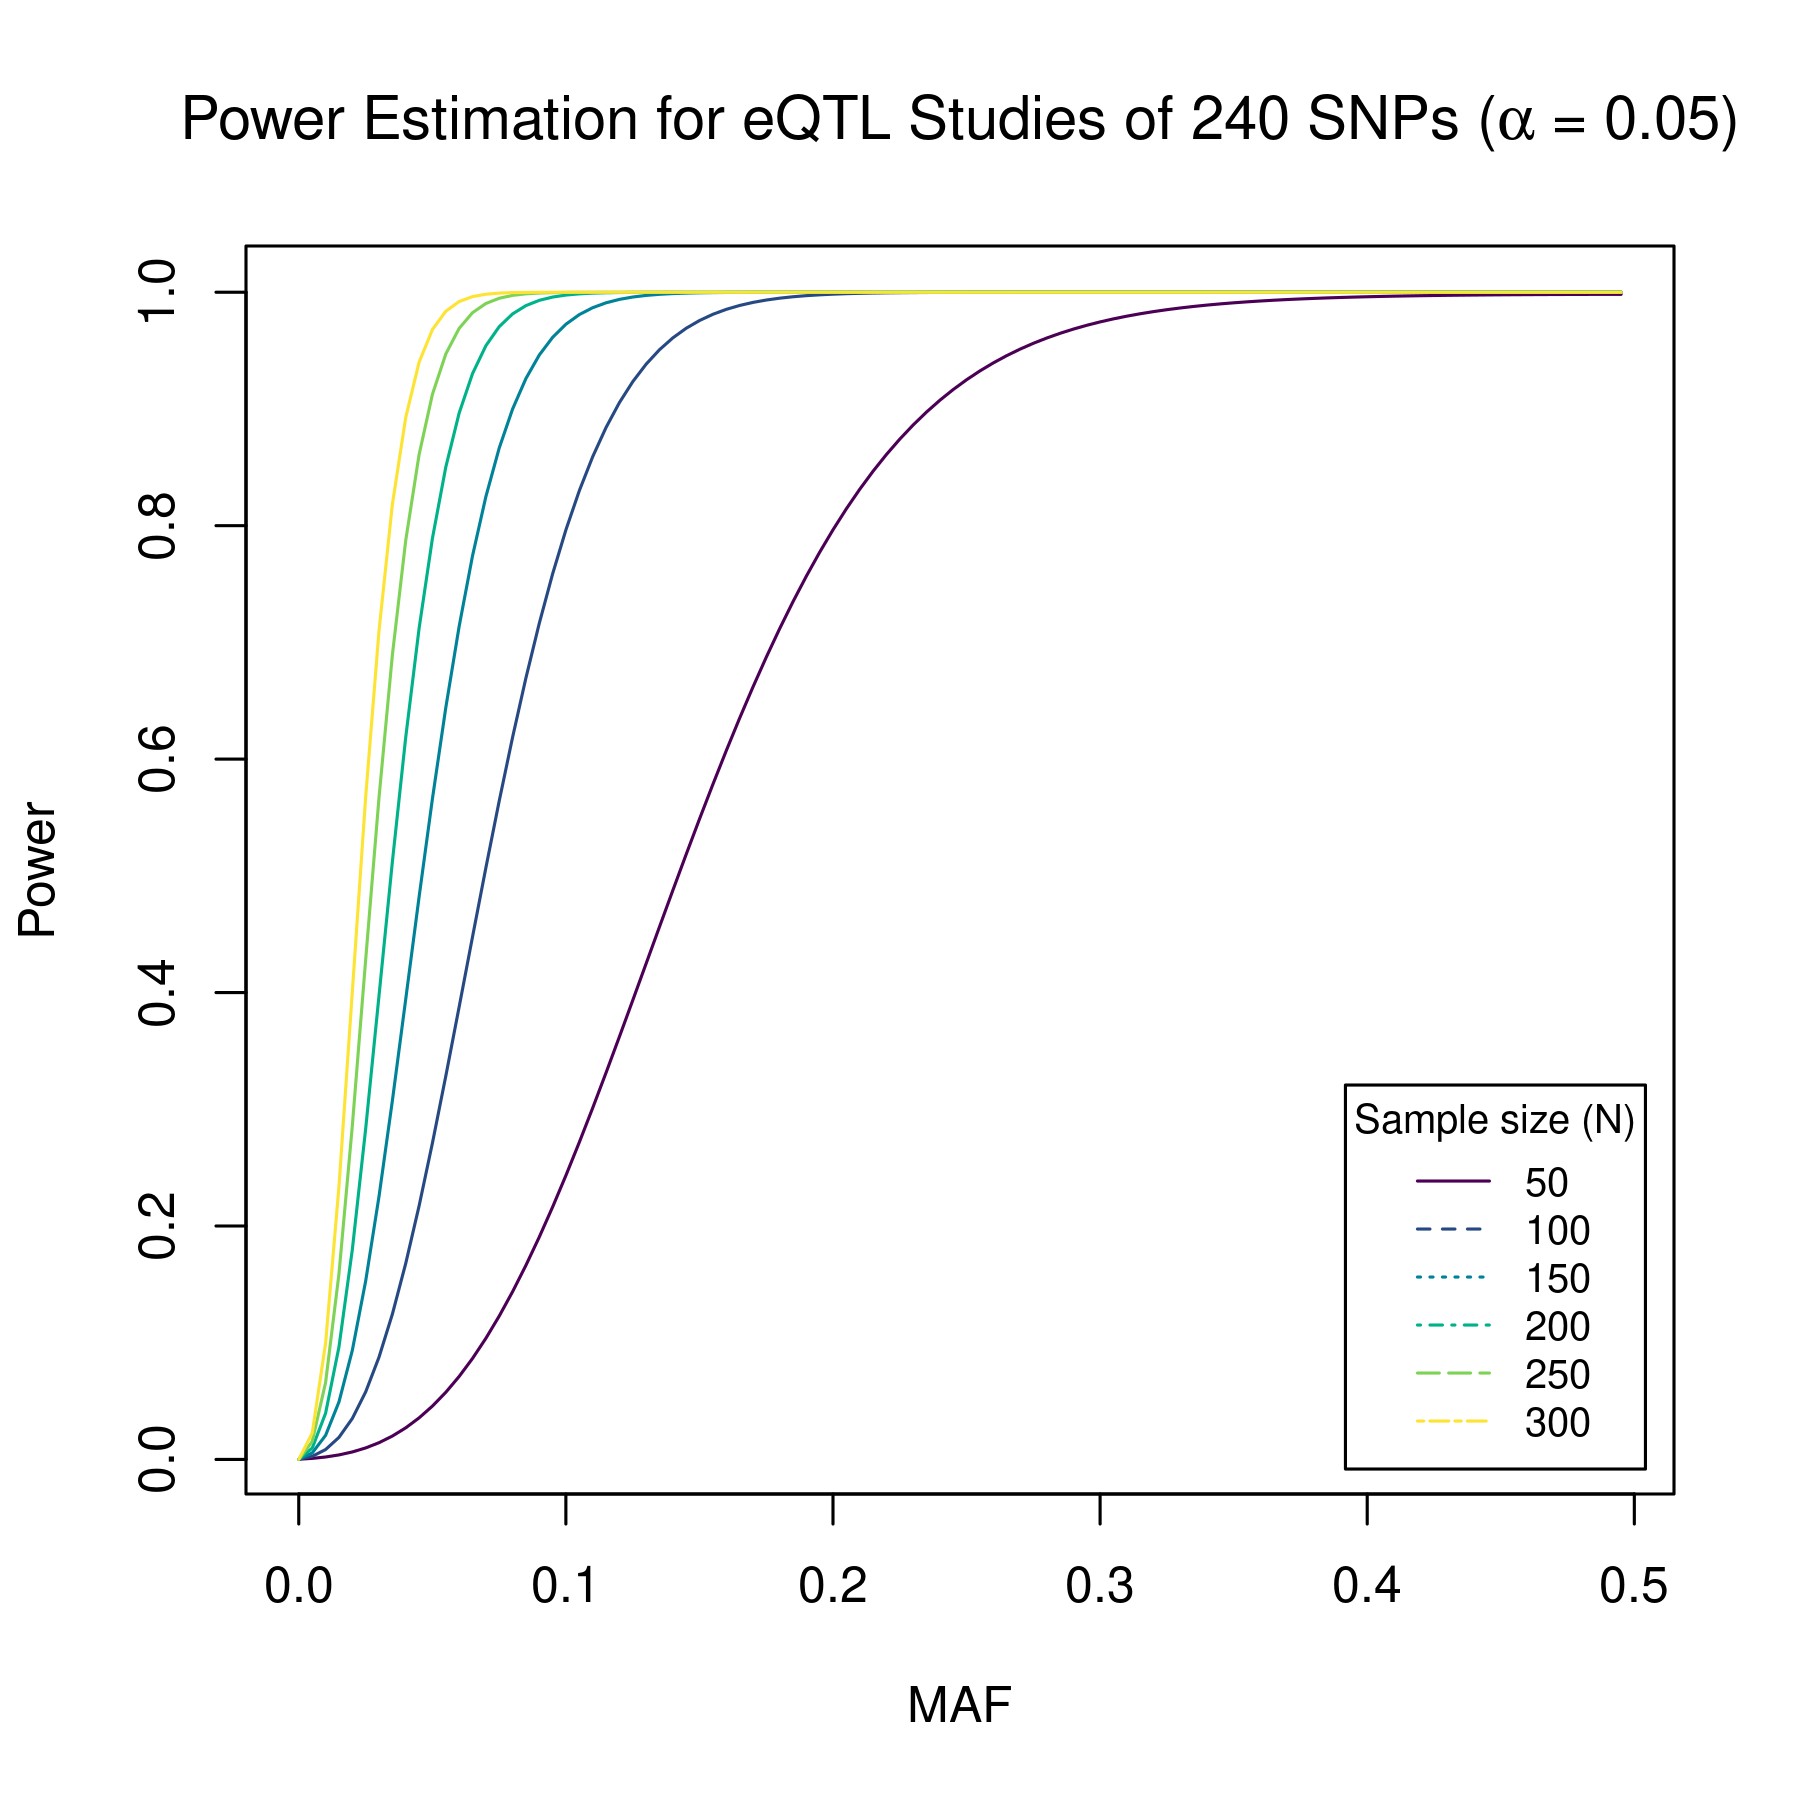

The R source for this figure:
# 18-12-2019 JHZ

m <- 6
designs <- 1:6
N <- 50 * designs
n.grids <- 100

index <- 1:n.grids
grids <- index / n.grids

# MAF <- c(0.5, 1.0, 2.0, 5.0, 10.0, 20.0)/100
MAF <- seq(0.005, n.grids/2, by=0.5) / n.grids

require(powerEQTL)
png("eQTL.png", res=300, height=4.5, width=6, units="in")
plot(MAF,grids,type="n",ylab="Power")
mtext(expression(paste("Power Estimation for eQTL Studies of 240 SNPs (",alpha," = 0.05)")),1,line=4.5)
colors <- hcl.colors(m)
for (design in designs)
{
  power.SLR <- rep(NA,n.grids)
  for (j in index) power.SLR[j] <- powerEQTL.SLR(MAF = MAF[j], typeI = 0.05, nTests = 240, slope = 0.13,
                                                 myntotal = N[design], mystddev = 0.13, verbose = FALSE)
# As in INF/doc:
#  power.ANOVA2 <- rep(NA,n.grids)
#  for (j in index) power.ANOVA2[j] <- powerEQTL.ANOVA2(effsize = 0.8,
#                                                       MAF = MAF[j], typeI = 0.05, nTests = 240,
#                                                       myntotal = N[design], verbose = FALSE)
  lines(MAF,power.SLR,col=colors[design])
}
legend("bottomright", inset=.02, title="Sample size (N)", paste(N), col=colors, horiz=FALSE, cex=0.8, lty=designs)
dev.off()
